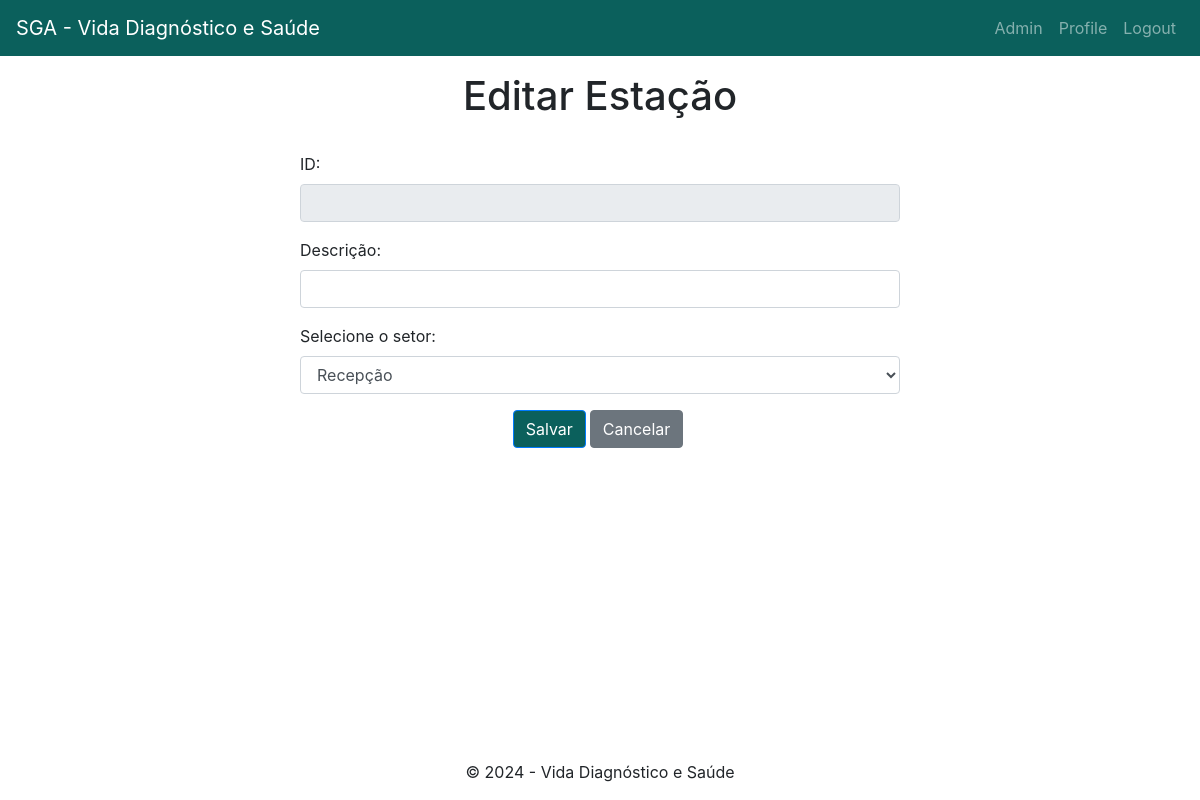
The page /estacao/editar/1 (signed in) on the database as committed earlier.
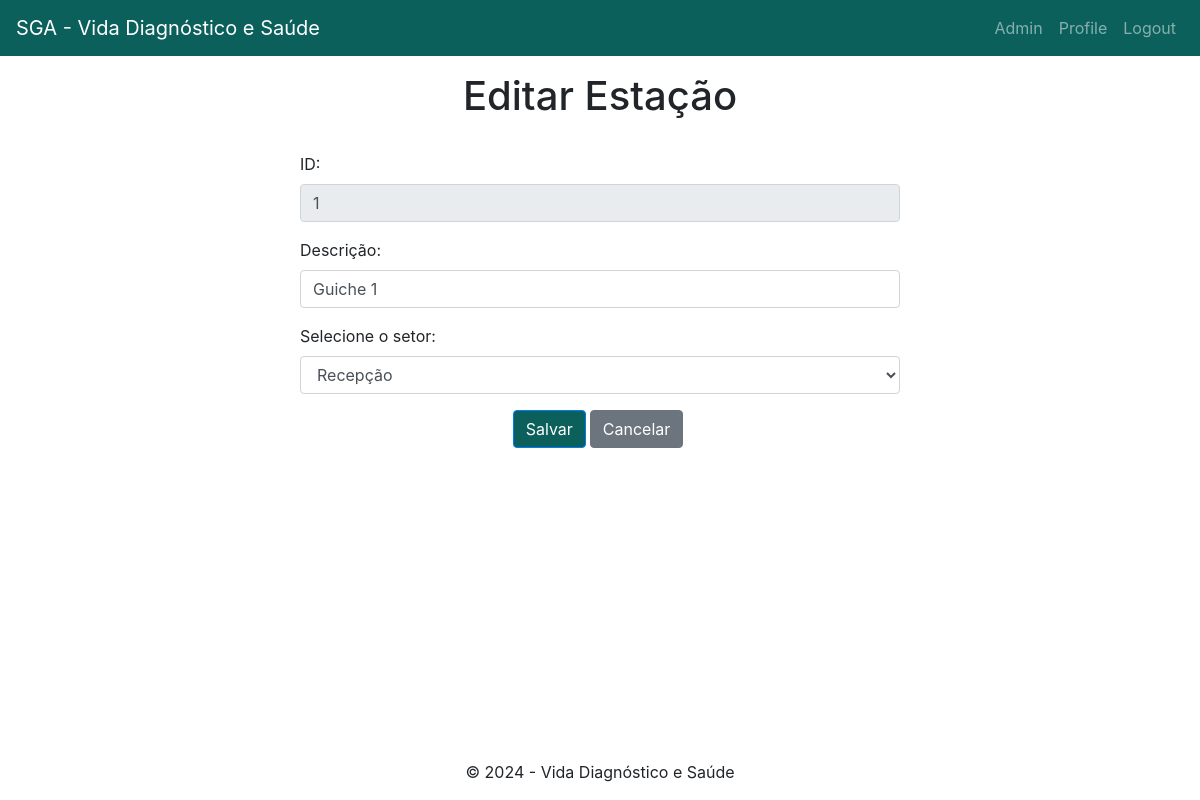
The same page on the database as committed later.
### models/estacao.py (models this page shows, shortened)
class Estacao(db.Model):
    id = db.Column(db.Integer, primary_key=True, autoincrement=True)
    id_setor = db.Column(db.Integer, nullable=False)
    id_usuario = db.Column(db.Integer)
    descricao = db.Column(db.String(255), nullable=False)

### models/setor.py (models this page shows, shortened)
class Setor(db.Model):
    id = db.Column(db.Integer, primary_key=True, autoincrement=True)
    descricao = db.Column(db.String(255), nullable=False)

### routes/estacoes.py (the view, shortened to what this page needs)
@estacao_bp.route("/estacao/editar/<int:estacao_id>", methods=["GET", "POST"])
@login_required
def editar(estacao_id):
    setores = obter_todos_setores()
    estacao = obter_estacao("id", estacao_id)
    return render_template("estacao/editar.html", estacao = estacao, setores = setores)

### app.py (called while the page is built)
def create_app():
    app = Flask(__name__)
    app.config.from_pyfile("config.py")
    app.register_error_handler(401, erro_unautorized)
    app.register_error_handler(404, erro_page_not_found)
    app.register_error_handler(404, erro_internal_server)
    login_manager = LoginManager()
    login_manager.init_app(app)
    @login_manager.user_loader
    def load_user(usuario_id):
        return db.session.get(Usuario, usuario_id)
    db.init_app(app)
    register_blueprints(app)
    return app

### database.py (called while the page is built)
    def find(self, att, value):
        att_dynamic = getattr(self.model_class, att)
        result = self.model_class.query.filter(att_dynamic == value).first()
        return result

    def get_all(self):
        return self.Session.query(self.model_class).all()

### models/estacao.py (called while the page is built)
def obter_estacao(atributo, valor):
    crud_estacao = CRUD(Estacao)
    estacao = crud_estacao.find(atributo, valor)
    return estacao

### models/perfil.py (called while the page is built)
def obter_todos_perfis():
    crud_perfil = CRUD(Perfil)
    perfis = crud_perfil.get_all()
    return perfis

def obter_perfil_id(id_perfil):
    perfis = obter_todos_perfis()
    for perfil in perfis:
        if perfil.id == id_perfil:
            return perfil.descricao
    return None

### templates/estacao/editar.html
{% extends "base.html" %}
{% block content %}
    <h1>{% block title %}Editar Estação{% endblock %}</h1>
    <br>
    <form method="POST">
        <div class="form-group">
            <label for="id">ID:</label>
            <input type="number" class="form-control" id="estacao_id" name="estacao_id" value="{{ estacao.id }}" readonly>
        </div>
        <div class="form-group">
            <label for="descricao">Descrição:</label>
            <input type="text" class="form-control" id="descricao" name="descricao" value="{{ estacao.descricao }}" required>
        </div>
        <div class="form-group">
            <label for="id_setor">Selecione o setor:</label>
            <select class="form-control" id="id_setor" name="id_setor">
                {% for setor in setores %}
                    <option value="{{ setor.id }}" {% if setor.id == estacao.id_setor %}selected{% endif %}>{{ setor.descricao }}</option>
                {% endfor %}
            </select>
        </div>
        <div class="row">
            <div class="col-12 d-flex justify-content-center">
                <div class="btn-group">
                    <button type="submit" class="btn btn-primary">Salvar</button>
                </div>
                <div class="btn-group">
                    <a href="{{ url_for('estacoes.estacoes') }}" class="btn btn-secondary mx-1">Cancelar</a>
                </div>
            </div>
        </div>
    </form>
{% endblock %}

Rows that differ between the two databases and show on the page:
added Estacao: estacao_id "1", descricao "Guiche 1", id_setor "Recepção"
Other text that changed with them:
form field id_setor: "Recepção" → (not shown)
